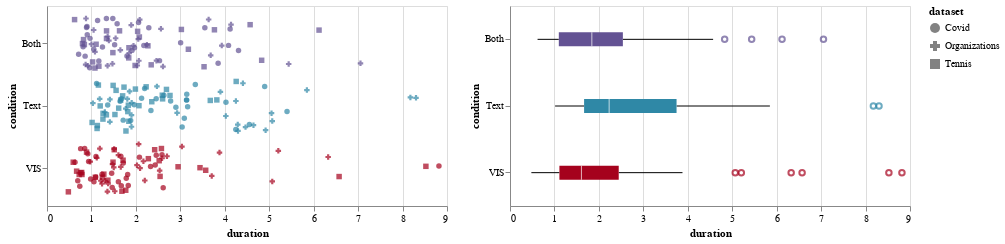

The cell this chart's notebook holds for it:
### Code cell
jitterbug = alt.Chart(sub_df).mark_point(filled=True).encode(
    y='condition',
    yOffset="jitter:Q",
    x='duration',
    color=alt.Color('condition', scale=alt.Scale(
        domain=['VIS', 'Text', 'Both'], range=['#A5021D', '#2F88A6', '#635293']), legend=None),
        shape=alt.Shape('dataset', scale=alt.Scale(range=['circle', 'cross', 'square'])),
    tooltip=['condition', 'duration', "participantId"]
).transform_calculate(
    jitter="random()"
).properties(height=200, width=400)

boxes = alt.Chart(sub_df).mark_boxplot().encode(
    y='condition',
    x='duration',
    color=alt.Color('condition', scale=alt.Scale(
        domain=['VIS', 'Text', 'Both'], range=['#A5021D', '#2F88A6', '#635293']), legend=None)
).transform_calculate(jitter="10").properties(height=200, width=400)


jitterbug | boxes

### Figure 1 — Vega-Lite specification as saved in the notebook (floating-point values rounded to 4 significant figures; data arrays with more than 128 entries replaced by an {"elided": "..."} marker saying what was removed)
{"config": {"view": {"continuousWidth": 300, "continuousHeight": 300}}, "hconcat": [{"mark": {"type": "point", "filled": true}, "encoding": {"color": {"field": "condition", "legend": null, "scale": {"domain": ["VIS", "Text", "Both"], "range": ["#A5021D", "#2F88A6", "#635293"]}, "type": "nominal"}, "shape": {"field": "dataset", "scale": {"range": ["circle", "cross", "square"]}, "type": "nominal"}, "tooltip": [{"field": "condition", "type": "nominal"}, {"field": "duration", "type": "quantitative"}, {"field": "participantId", "type": "nominal"}], "x": {"field": "duration", "type": "quantitative"}, "y": {"field": "condition", "type": "nominal"}, "yOffset": {"field": "jitter", "type": "quantitative"}}, "height": 200, "transform": [{"calculate": "random()", "as": "jitter"}], "width": 400}, {"mark": {"type": "boxplot"}, "encoding": {"color": {"field": "condition", "legend": null, "scale": {"domain": ["VIS", "Text", "Both"], "range": ["#A5021D", "#2F88A6", "#635293"]}, "type": "nominal"}, "x": {"field": "duration", "type": "quantitative"}, "y": {"field": "condition", "type": "nominal"}}, "height": 200, "transform": [{"calculate": "10", "as": "jitter"}], "width": 400}], "data": {"name": "data-885580967ce1cc405b0a72bb3b046671"}, "$schema": "https://vega.github.io/schema/vega-lite/v5.20.1.json", "datasets": {"data-885580967ce1cc405b0a72bb3b046671": {"elided": "250 records"}}}
